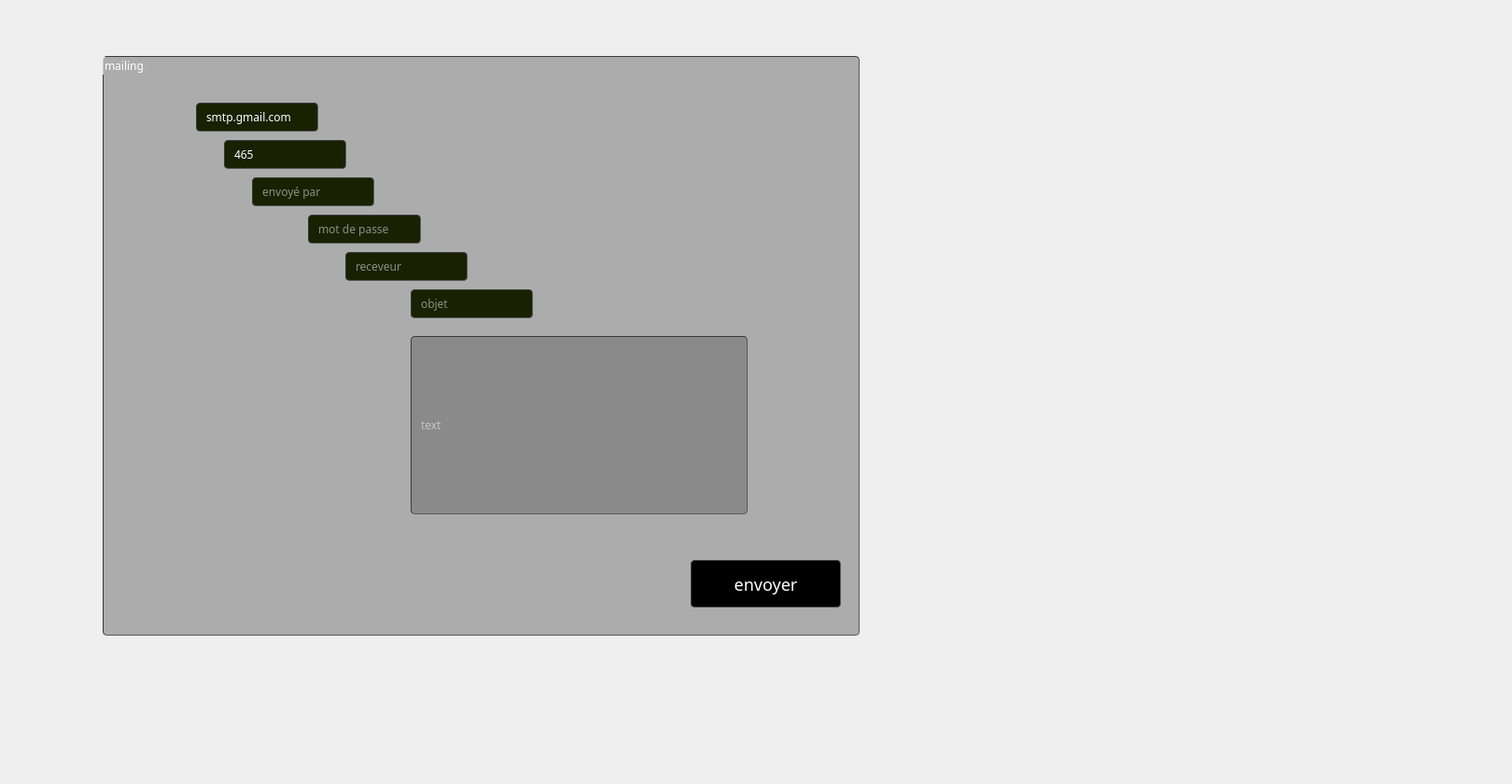
     <widget class="QWidget" name="tab_11">
      <attribute name="title">
       <string>mailing</string>
      </attribute>
      <widget class="QLabel" name="label_66">
       <property name="geometry">
        <rect>
         <x>-50</x>
         <y>-20</y>
         <width>1611</width>
         <height>831</height>
        </rect>
       </property>
       <property name="styleSheet">
        <string notr="true">border-image: url(:/img/img/lagou.jpg);</string>
       </property>
       <property name="text">
        <string/>
       </property>
      </widget>
      <widget class="QGroupBox" name="groupBox_9">
       <property name="geometry">
        <rect>
         <x>110</x>
         <y>60</y>
         <width>811</width>
         <height>621</height>
        </rect>
       </property>
       <property name="styleSheet">
        <string notr="true">border-width: 1px; border-radius: 4px;
	border-color: rgb(58, 58, 58);
	border-style: inset;
	padding: 0 8px;
	color: rgb(255, 255, 255);
	
background-color:rgba(105, 105, 105,0.5);
	selection-background-color:#ffffff;
	selection-color:#ffffff;
font: 75 8pt &quot;MS Shell Dlg 2&quot;;
font-family: century gothic;</string>
       </property>
       <property name="title">
        <string>mailing</string>
       </property>
       <widget class="QPushButton" name="pushButton_23">
        <property name="geometry">
         <rect>
          <x>630</x>
          <y>540</y>
          <width>161</width>
          <height>51</height>
         </rect>
        </property>
        <property name="styleSheet">
         <string notr="true">font: 75 8pt &quot;MS Shell Dlg 2&quot;;

background-color:rgb(0, 0, 0);
border-radius: 4px;
	border-color: rgb(58, 58, 58);
	border-style: inset;
font-family: century gothic;
font-size: 18px;
color: rgb(255, 255, 255);</string>
        </property>
        <property name="text">
         <string>envoyer</string>
        </property>
       </widget>
       <widget class="QLineEdit" name="lineEdit_466">
        <property name="geometry">
         <rect>
          <x>130</x>
          <y>90</y>
          <width>131</width>
          <height>31</height>
         </rect>
        </property>
        <property name="styleSheet">
         <string notr="true">border-width: 1px; border-radius: 4px;
	border-color: rgb(58, 58, 58);
	border-style: inset;
	padding: 0 8px;
	color: rgb(255, 255, 255);
	
background-color: rgb(24, 33, 2);
	selection-background-color:#ffffff;
	selection-color:#ffffff</string>
        </property>
        <property name="text">
         <string>465</string>
        </property>
       </widget>
       <widget class="QLineEdit" name="lineEdit_smtp_2">
        <property name="geometry">
         <rect>
          <x>100</x>
          <y>50</y>
          <width>131</width>
          <height>31</height>
         </rect>
        </property>
        <property name="styleSheet">
         <string notr="true">border-width: 1px; border-radius: 4px;
	border-color: rgb(58, 58, 58);
	border-style: inset;
	padding: 0 8px;
	color: rgb(255, 255, 255);
	
background-color: rgb(24, 33, 2);
	selection-background-color:#ffffff;
	selection-color:#ffffff</string>
        </property>
        <property name="text">
         <string>smtp.gmail.com</string>
        </property>
        <property name="dragEnabled">
         <bool>false</bool>
        </property>
       </widget>
       <widget class="QLineEdit" name="lineEdit_subject_2">
        <property name="geometry">
         <rect>
          <x>330</x>
          <y>250</y>
          <width>131</width>
          <height>31</height>
         </rect>
        </property>
        <property name="styleSheet">
         <string notr="true">border-width: 1px; border-radius: 4px;
	border-color: rgb(58, 58, 58);
	border-style: inset;
	padding: 0 8px;
	color: rgb(255, 255, 255);
	
background-color: rgb(24, 33, 2);
	selection-background-color:#ffffff;
	selection-color:#ffffff</string>
        </property>
        <property name="placeholderText">
         <string>objet</string>
        </property>
       </widget>
       <widget class="QLineEdit" name="lineEdit_pass_2">
        <property name="geometry">
         <rect>
          <x>220</x>
          <y>170</y>
          <width>121</width>
          <height>31</height>
         </rect>
        </property>
        <property name="styleSheet">
         <string notr="true">border-width: 1px; border-radius: 4px;
	border-color: rgb(58, 58, 58);
	border-style: inset;
	padding: 0 8px;
	color: rgb(255, 255, 255);
	
background-color: rgb(24, 33, 2);
	selection-background-color:#ffffff;
	selection-color:#ffffff</string>
        </property>
        <property name="placeholderText">
         <string>mot de passe</string>
        </property>
       </widget>
       <widget class="QLineEdit" name="lineEdit_recepiant_2">
        <property name="geometry">
         <rect>
          <x>260</x>
          <y>210</y>
          <width>131</width>
          <height>31</height>
         </rect>
        </property>
        <property name="styleSheet">
         <string notr="true">border-width: 1px; border-radius: 4px;
	border-color: rgb(58, 58, 58);
	border-style: inset;
	padding: 0 8px;
	color: rgb(255, 255, 255);
	
background-color: rgb(24, 33, 2);
	selection-background-color:#ffffff;
	selection-color:#ffffff</string>
        </property>
        <property name="placeholderText">
         <string>receveur</string>
        </property>
       </widget>
       <widget class="QLineEdit" name="lineEdit_sender_2">
        <property name="geometry">
         <rect>
          <x>160</x>
          <y>130</y>
          <width>131</width>
          <height>31</height>
         </rect>
        </property>
        <property name="styleSheet">
         <string notr="true">border-width: 1px; border-radius: 4px;
	border-color: rgb(58, 58, 58);
	border-style: inset;
	padding: 0 8px;
	color: rgb(255, 255, 255);
	
background-color: rgb(24, 33, 2);
	selection-background-color:#ffffff;
	selection-color:#ffffff</string>
        </property>
        <property name="placeholderText">
         <string>envoyé par</string>
        </property>
       </widget>
       <widget class="QLineEdit" name="lineEdit_text_2">
        <property name="geometry">
         <rect>
          <x>330</x>
          <y>300</y>
          <width>361</width>
          <height>191</height>
         </rect>
        </property>
        <property name="placeholderText">
         <string>text</string>
        </property>
       </widget>
      </widget>
     </widget>
